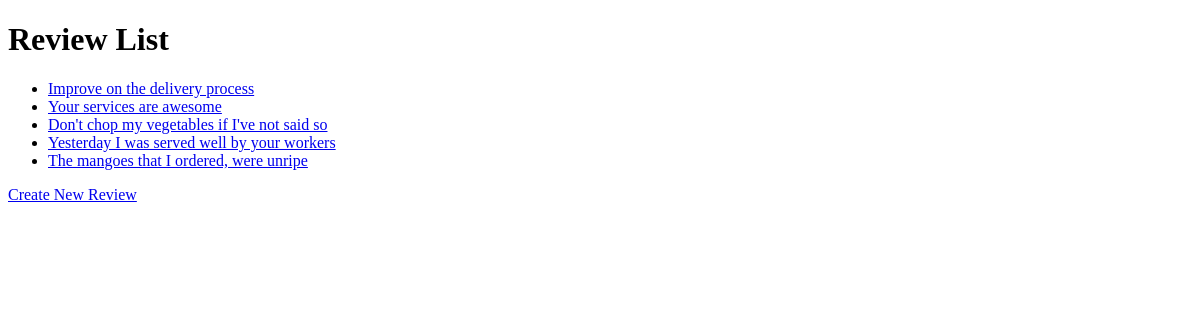
The app's page /review/reviews/list/, older data.
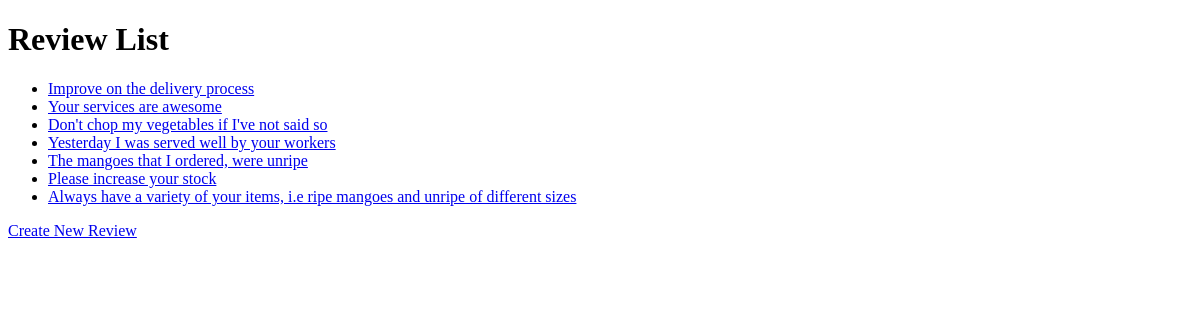
The same page, newer data.
### reviews/models.py (models this page shows, shortened)
class Review(models.Model):
    rating = models.PositiveIntegerField()
    comment = models.TextField()
    date_created = models.DateTimeField(auto_now_add=True)
    date_updated = models.DateTimeField(auto_now=True)

### reviews/views.py (the view)
# urls.py: path('reviews/list/', views.review_list, name='review_list'),
def review_list(request):
    reviews = Review.objects.all()
    return render(request, 'review/review_list.html', {'reviews': reviews})

### templates/review/review_list.html (shortened to what this page needs)
<!DOCTYPE html>
<html lang="en">
<head>
</head>
<body>
    <h1>Review List</h1>
    <div class="review-list">
        <ul>
            {% for review in reviews %}
                <li>
                    <a href="{% url 'review_detail' pk=review.pk %}">{{ review.comment }}</a>
                </li>
            {% endfor %}
        </ul>
    </div>
    <div class="navigation">
        <a href="{% url 'create_review' %}">Create New Review</a>
    </div>
</body>
</html>

Row changes from the older to the newer data that the page shows:
added Review: comment "Please increase your stock"
added Review: comment "Always have a variety of your items, i.e ripe mangoes and unripe of different sizes"
